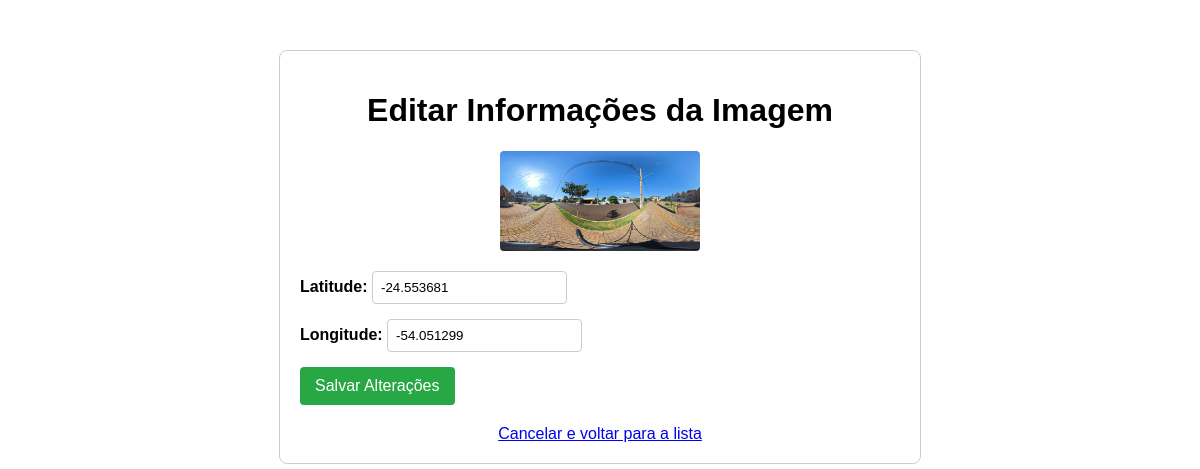
Page /imagem/5/editar on the committed database.
### app.py (models this page shows, shortened)
class Imagem(db.Model):
    id = db.Column(db.Integer, primary_key=True)
    filename = db.Column(db.String(100), nullable=False)
    latitude = db.Column(db.Float, nullable=False)
    longitude = db.Column(db.Float, nullable=False)

### app.py (the view, shortened to what this page needs)
@app.route('/imagem/<int:id>/editar', methods=['GET', 'POST'])
def editar_imagem(id):
    imagem_a_editar = Imagem.query.get_or_404(id)
    return render_template('editar_imagem.html', imagem=imagem_a_editar)

### templates/editar_imagem.html (shortened to what this page needs)
<!DOCTYPE html>
<html lang="pt-br">
<head>
</head>
<body>
    <h1>Editar Informações da Imagem</h1>
    <img src="{{ url_for('uploaded_file', filename=imagem.filename) }}" alt="Preview">
    <form method="post">
        <div>
            <label for="latitude">Latitude:</label>
            <input type="text" id="latitude" name="latitude" value="{{ imagem.latitude }}" required>
        </div>
        <div>
            <label for="longitude">Longitude:</label>
            <input type="text" id="longitude" name="longitude" value="{{ imagem.longitude }}" required>
        </div>
        <div>
            <input type="submit" value="Salvar Alterações">
        </div>
    </form>
    <a href="{{ url_for('listar_imagens') }}" class="nav-link">Cancelar e voltar para a lista</a>
</body>
</html>

### templates/editar_imagem.html (style rules this page uses)
body { font-family: sans-serif; max-width: 600px; margin: 50px auto; padding: 20px; border: 1px solid #ccc; border-radius: 8px; }
h1 { text-align: center; }
form { display: flex; flex-direction: column; gap: 15px; }
label { font-weight: bold; }
input[type="text"] { padding: 8px; border: 1px solid #ccc; border-radius: 4px; }
input[type="submit"] { padding: 10px 15px; background-color: #28a745; color: white; border: none; border-radius: 4px; cursor: pointer; font-size: 16px; }
img { max-width: 200px; display: block; margin: 0 auto 20px; border-radius: 4px; }
.nav-link { display: block; text-align: center; margin-top: 20px; }

### rows in the picture
Imagem: filename (picture), latitude "-24.553681", longitude "-54.051299"
